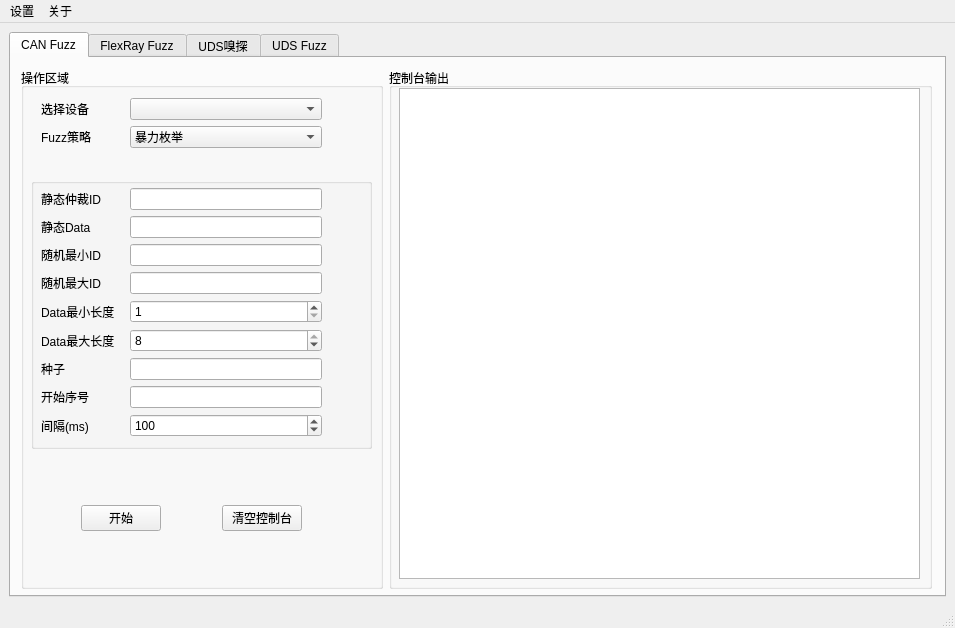
<?xml version="1.0" encoding="UTF-8"?>
<ui version="4.0">
 <class>UI_MainWindow</class>
 <widget class="QMainWindow" name="UI_MainWindow">
  <property name="geometry">
   <rect>
    <x>0</x>
    <y>0</y>
    <width>955</width>
    <height>628</height>
   </rect>
  </property>
  <property name="sizePolicy">
   <sizepolicy hsizetype="Preferred" vsizetype="Preferred">
    <horstretch>0</horstretch>
    <verstretch>0</verstretch>
   </sizepolicy>
  </property>
  <property name="windowTitle">
   <string>Fuzz Platform V0.10</string>
  </property>
  <property name="windowIcon">
   <iconset>
    <normaloff>../../../../../../.designer/resource/logo.png</normaloff>../../../../../../.designer/resource/logo.png</iconset>
  </property>
  <property name="documentMode">
   <bool>false</bool>
  </property>
  <widget class="QWidget" name="centralwidget">
   <property name="sizePolicy">
    <sizepolicy hsizetype="Preferred" vsizetype="Preferred">
     <horstretch>0</horstretch>
     <verstretch>0</verstretch>
    </sizepolicy>
   </property>
   <layout class="QHBoxLayout" name="horizontalLayout">
    <item>
     <widget class="QTabWidget" name="tabWidget">
      <property name="currentIndex">
       <number>0</number>
      </property>
      <widget class="QWidget" name="tab">
       <property name="sizePolicy">
        <sizepolicy hsizetype="Preferred" vsizetype="Preferred">
         <horstretch>0</horstretch>
         <verstretch>0</verstretch>
        </sizepolicy>
       </property>
       <attribute name="title">
        <string>CAN Fuzz</string>
       </attribute>
       <widget class="QWidget" name="layoutWidget">
        <property name="geometry">
         <rect>
          <x>10</x>
          <y>10</y>
          <width>911</width>
          <height>521</height>
         </rect>
        </property>
        <layout class="QHBoxLayout" name="horizontalLayout_2" stretch="4,6">
         <item>
          <widget class="QGroupBox" name="operating_area">
           <property name="title">
            <string>操作区域</string>
           </property>
           <widget class="QWidget" name="layoutWidget">
            <property name="geometry">
             <rect>
              <x>20</x>
              <y>30</y>
              <width>281</width>
              <height>50</height>
             </rect>
            </property>
            <layout class="QGridLayout" name="gridLayout" columnstretch="3,7">
             <item row="1" column="0">
              <widget class="QLabel" name="label_2">
               <property name="text">
                <string>Fuzz策略</string>
               </property>
              </widget>
             </item>
             <item row="0" column="0">
              <widget class="QLabel" name="label">
               <property name="text">
                <string>选择设备</string>
               </property>
              </widget>
             </item>
             <item row="1" column="1">
              <widget class="QComboBox" name="fuzz_select">
               <item>
                <property name="text">
                 <string>暴力枚举</string>
                </property>
               </item>
               <item>
                <property name="text">
                 <string>随机Fuzz</string>
                </property>
               </item>
              </widget>
             </item>
             <item row="0" column="1">
              <widget class="QComboBox" name="device_select"/>
             </item>
            </layout>
           </widget>
           <widget class="QGroupBox" name="random_fuzz">
            <property name="geometry">
             <rect>
              <x>10</x>
              <y>110</y>
              <width>341</width>
              <height>271</height>
             </rect>
            </property>
            <property name="title">
             <string/>
            </property>
            <widget class="QStackedWidget" name="stackedWidget">
             <property name="geometry">
              <rect>
               <x>0</x>
               <y>0</y>
               <width>341</width>
               <height>271</height>
              </rect>
             </property>
             <property name="currentIndex">
              <number>1</number>
             </property>
             <widget class="QWidget" name="b_fuzz_operation_page">
              <widget class="QWidget" name="layoutWidget_2">
               <property name="geometry">
                <rect>
                 <x>10</x>
                 <y>10</y>
                 <width>281</width>
                 <height>151</height>
                </rect>
               </property>
               <layout class="QGridLayout" name="gridLayout_2" columnstretch="3,7">
                <item row="0" column="1">
                 <widget class="QLineEdit" name="fixed_arb_id"/>
                </item>
                <item row="1" column="1">
                 <widget class="QLineEdit" name="initial_data"/>
                </item>
                <item row="3" column="1">
                 <widget class="QLineEdit" name="brute_start_index"/>
                </item>
                <item row="0" column="0">
                 <widget class="QLabel" name="label_3">
                  <property name="text">
                   <string>固定ID</string>
                  </property>
                 </widget>
                </item>
                <item row="2" column="1">
                 <widget class="QLineEdit" name="fuzz_bit_map"/>
                </item>
                <item row="4" column="0">
                 <widget class="QLabel" name="label_9">
                  <property name="text">
                   <string>间隔(ms)</string>
                  </property>
                 </widget>
                </item>
                <item row="3" column="0">
                 <widget class="QLabel" name="label_11">
                  <property name="text">
                   <string>开始序号</string>
                  </property>
                 </widget>
                </item>
                <item row="2" column="0">
                 <widget class="QLabel" name="label_5">
                  <property name="text">
                   <string>模糊位</string>
                  </property>
                 </widget>
                </item>
                <item row="1" column="0">
                 <widget class="QLabel" name="label_4">
                  <property name="text">
                   <string>初始Data</string>
                  </property>
                 </widget>
                </item>
                <item row="4" column="1">
                 <widget class="QSpinBox" name="brute_delay">
                  <property name="maximum">
                   <number>9999999</number>
                  </property>
                  <property name="value">
                   <number>100</number>
                  </property>
                 </widget>
                </item>
               </layout>
              </widget>
             </widget>
             <widget class="QWidget" name="a_fuzz_operation_page_2">
              <widget class="QWidget" name="layoutWidget_3">
               <property name="geometry">
                <rect>
                 <x>10</x>
                 <y>10</y>
                 <width>281</width>
                 <height>252</height>
                </rect>
               </property>
               <layout class="QGridLayout" name="gridLayout_3" columnstretch="3,7">
                <item row="1" column="0">
                 <widget class="QLabel" name="label_12">
                  <property name="text">
                   <string>静态Data</string>
                  </property>
                 </widget>
                </item>
                <item row="8" column="1">
                 <widget class="QSpinBox" name="random_delay">
                  <property name="maximum">
                   <number>9999999</number>
                  </property>
                  <property name="value">
                   <number>100</number>
                  </property>
                 </widget>
                </item>
                <item row="8" column="0">
                 <widget class="QLabel" name="label_13">
                  <property name="text">
                   <string>间隔(ms)</string>
                  </property>
                 </widget>
                </item>
                <item row="6" column="0">
                 <widget class="QLabel" name="label_14">
                  <property name="text">
                   <string>种子</string>
                  </property>
                 </widget>
                </item>
                <item row="0" column="0">
                 <widget class="QLabel" name="label_15">
                  <property name="text">
                   <string>静态仲裁ID</string>
                  </property>
                 </widget>
                </item>
                <item row="6" column="1">
                 <widget class="QLineEdit" name="seed"/>
                </item>
                <item row="1" column="1">
                 <widget class="QLineEdit" name="static_data"/>
                </item>
                <item row="4" column="0">
                 <widget class="QLabel" name="label_16">
                  <property name="text">
                   <string>Data最小长度</string>
                  </property>
                 </widget>
                </item>
                <item row="7" column="1">
                 <widget class="QLineEdit" name="random_start_index"/>
                </item>
                <item row="2" column="0">
                 <widget class="QLabel" name="label_17">
                  <property name="text">
                   <string>随机最小ID</string>
                  </property>
                 </widget>
                </item>
                <item row="3" column="0">
                 <widget class="QLabel" name="label_18">
                  <property name="text">
                   <string>随机最大ID</string>
                  </property>
                 </widget>
                </item>
                <item row="4" column="1">
                 <widget class="QSpinBox" name="data_min_length">
                  <property name="minimum">
                   <number>1</number>
                  </property>
                  <property name="maximum">
                   <number>8</number>
                  </property>
                  <property name="value">
                   <number>1</number>
                  </property>
                 </widget>
                </item>
                <item row="7" column="0">
                 <widget class="QLabel" name="label_19">
                  <property name="text">
                   <string>开始序号</string>
                  </property>
                 </widget>
                </item>
                <item row="0" column="1">
                 <widget class="QLineEdit" name="static_arb_id"/>
                </item>
                <item row="5" column="1">
                 <widget class="QSpinBox" name="data_max_length">
                  <property name="minimum">
                   <number>1</number>
                  </property>
                  <property name="maximum">
                   <number>8</number>
                  </property>
                  <property name="value">
                   <number>8</number>
                  </property>
                 </widget>
                </item>
                <item row="5" column="0">
                 <widget class="QLabel" name="label_20">
                  <property name="text">
                   <string>Data最大长度</string>
                  </property>
                 </widget>
                </item>
                <item row="2" column="1">
                 <widget class="QLineEdit" name="random_min_id"/>
                </item>
                <item row="3" column="1">
                 <widget class="QLineEdit" name="random_max_id"/>
                </item>
               </layout>
              </widget>
             </widget>
            </widget>
           </widget>
           <widget class="QWidget" name="layoutWidget">
            <property name="geometry">
             <rect>
              <x>60</x>
              <y>420</y>
              <width>221</width>
              <height>61</height>
             </rect>
            </property>
            <layout class="QHBoxLayout" name="horizontalLayout_3">
             <item>
              <widget class="QPushButton" name="can_fuzz_start">
               <property name="text">
                <string>开始</string>
               </property>
              </widget>
             </item>
             <item>
              <spacer name="horizontalSpacer">
               <property name="orientation">
                <enum>Qt::Horizontal</enum>
               </property>
               <property name="sizeHint" stdset="0">
                <size>
                 <width>40</width>
                 <height>20</height>
                </size>
               </property>
              </spacer>
             </item>
             <item>
              <widget class="QPushButton" name="clear_console">
               <property name="text">
                <string>清空控制台</string>
               </property>
              </widget>
             </item>
            </layout>
           </widget>
          </widget>
         </item>
         <item>
          <widget class="QGroupBox" name="console_area">
           <property name="title">
            <string>控制台输出</string>
           </property>
           <widget class="QTextBrowser" name="console_browser">
            <property name="geometry">
             <rect>
              <x>10</x>
              <y>20</y>
              <width>521</width>
              <height>491</height>
             </rect>
            </property>
            <property name="cursor" stdset="0">
             <cursorShape>IBeamCursor</cursorShape>
            </property>
           </widget>
          </widget>
         </item>
        </layout>
       </widget>
      </widget>
      <widget class="QWidget" name="tab_2">
       <attribute name="title">
        <string>FlexRay Fuzz</string>
       </attribute>
      </widget>
      <widget class="QWidget" name="tab_3">
       <attribute name="title">
        <string>UDS嗅探</string>
       </attribute>
      </widget>
      <widget class="QWidget" name="tab_4">
       <attribute name="title">
        <string>UDS Fuzz</string>
       </attribute>
      </widget>
     </widget>
    </item>
   </layout>
  </widget>
  <widget class="QStatusBar" name="statusbar"/>
  <widget class="QMenuBar" name="menuBar">
   <property name="geometry">
    <rect>
     <x>0</x>
     <y>0</y>
     <width>955</width>
     <height>22</height>
    </rect>
   </property>
   <widget class="QMenu" name="menu">
    <property name="title">
     <string>设置</string>
    </property>
    <addaction name="quit"/>
   </widget>
   <widget class="QMenu" name="menu_2">
    <property name="title">
     <string>关于</string>
    </property>
   </widget>
   <addaction name="menu"/>
   <addaction name="menu_2"/>
  </widget>
  <action name="quit">
   <property name="checkable">
    <bool>false</bool>
   </property>
   <property name="text">
    <string>退出</string>
   </property>
   <property name="shortcut">
    <string>Q</string>
   </property>
  </action>
 </widget>
 <resources/>
 <connections>
  <connection>
   <sender>quit</sender>
   <signal>triggered()</signal>
   <receiver>UI_MainWindow</receiver>
   <slot>close()</slot>
   <hints>
    <hint type="sourcelabel">
     <x>-1</x>
     <y>-1</y>
    </hint>
    <hint type="destinationlabel">
     <x>449</x>
     <y>290</y>
    </hint>
   </hints>
  </connection>
  <connection>
   <sender>fuzz_select</sender>
   <signal>activated(int)</signal>
   <receiver>stackedWidget</receiver>
   <slot>setCurrentIndex(int)</slot>
   <hints>
    <hint type="sourcelabel">
     <x>194</x>
     <y>141</y>
    </hint>
    <hint type="destinationlabel">
     <x>196</x>
     <y>185</y>
    </hint>
   </hints>
  </connection>
  <connection>
   <sender>stackedWidget</sender>
   <signal>currentChanged(int)</signal>
   <receiver>fuzz_select</receiver>
   <slot>setCurrentIndex(int)</slot>
   <hints>
    <hint type="sourcelabel">
     <x>262</x>
     <y>180</y>
    </hint>
    <hint type="destinationlabel">
     <x>264</x>
     <y>138</y>
    </hint>
   </hints>
  </connection>
 </connections>
</ui>
